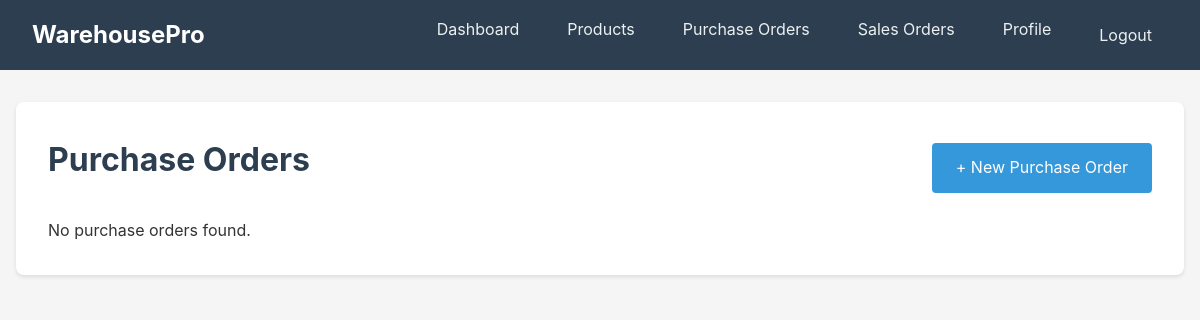
Before: /orders/purchase-orders/ (signed in) with the older database file.
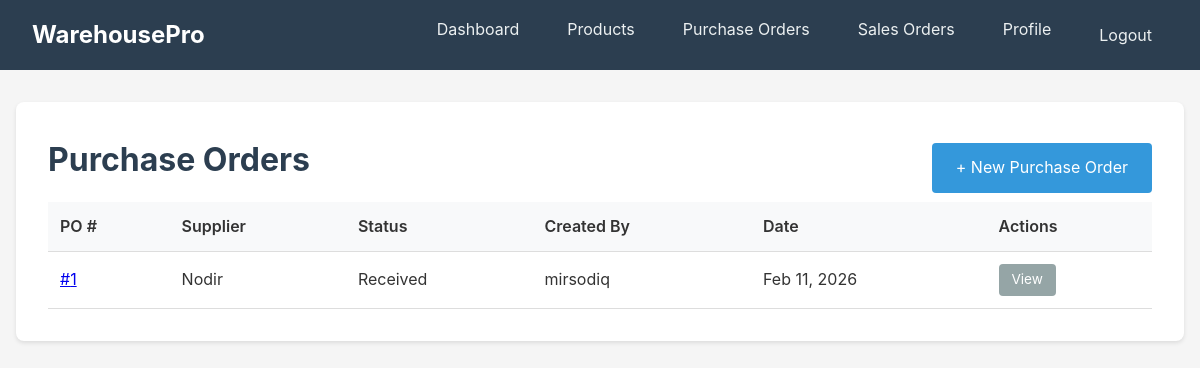
After: the same page with the newer database file.
### orders/models.py (models this page shows, shortened)
class PurchaseOrder(models.Model):
    class Status(models.TextChoices):
        DRAFT = "DRAFT", "Draft"
        ORDERED = "ORDERED", "Ordered"
        RECEIVED = "RECEIVED", "Received"
        CANCELLED = "CANCELLED", "Cancelled"
    supplier = models.ForeignKey(Supplier, on_delete=models.PROTECT, related_name="purchase_orders")
    status = models.CharField(max_length=12, choices=Status.choices, default=Status.DRAFT)
    created_by = models.ForeignKey(settings.AUTH_USER_MODEL, on_delete=models.PROTECT, related_name="purchase_orders")
    created_at = models.DateTimeField(auto_now_add=True)
    notes = models.TextField(blank=True)

### inventory/models.py (models this page shows, shortened)
class TimeStampedModel(models.Model):
    created_at = models.DateTimeField(auto_now_add=True)
    updated_at = models.DateTimeField(auto_now=True)
    class Meta:
        abstract = True

class Supplier(TimeStampedModel):
    name = models.CharField(max_length=200)
    phone = models.CharField(max_length=50, blank=True)
    email = models.EmailField(blank=True)
    address = models.TextField(blank=True)

### orders/views.py (the view)
# urls.py: path("purchase-orders/", views.po_list, name="po_list"),
@login_required
def po_list(request):
    orders = PurchaseOrder.objects.select_related("supplier", "created_by").order_by("-created_at")
    return render(request, "orders/po_list.html", {"orders": orders})

### orders/templates/orders/po_list.html (shortened to what this page needs)
{% extends "base.html" %}
{% block content %}
<div class="card">
    <div style="display: flex; justify-content: space-between; align-items: center;">
        <h1>Purchase Orders</h1>
        <a href="{% url 'orders:po_create' %}" class="btn btn-primary">+ New Purchase Order</a>
    </div>
    {% if orders %}
        <table>
            <thead>
                <tr>
                    <th>PO #</th>
                    <th>Supplier</th>
                    <th>Status</th>
                    <th>Created By</th>
                    <th>Date</th>
                    <th>Actions</th>
                </tr>
            </thead>
            <tbody>
                {% for order in orders %}
                    <tr>
                        <td><a href="{% url 'orders:po_detail' order.pk %}">#{{ order.pk }}</a></td>
                        <td>{{ order.supplier.name }}</td>
                        <td><span class="badge badge-{{ order.status|lower }}">{{ order.get_status_display }}</span></td>
                        <td>{{ order.created_by.username }}</td>
                        <td>{{ order.created_at|date:"M d, Y" }}</td>
                        <td>
                            <a href="{% url 'orders:po_detail' order.pk %}" class="btn btn-secondary" style="padding: 0.3rem 0.8rem; font-size: 0.85rem;">View</a>
                        </td>
                    </tr>
                {% endfor %}
            </tbody>
        </table>
    {% else %}
        <p class="mt-1">No purchase orders found.</p>
    {% endif %}
</div>
{% endblock %}

Changed rows visible on the page:
added PurchaseOrder: pk "1", supplier.name "Nodir", status "Received", created_by.username "mirsodiq", created_at "Feb 11, 2026"
Other visible differences:
text no longer shown: "No purchase orders found."
text now shown: "PO # Supplier Status Created By Date Actions"
